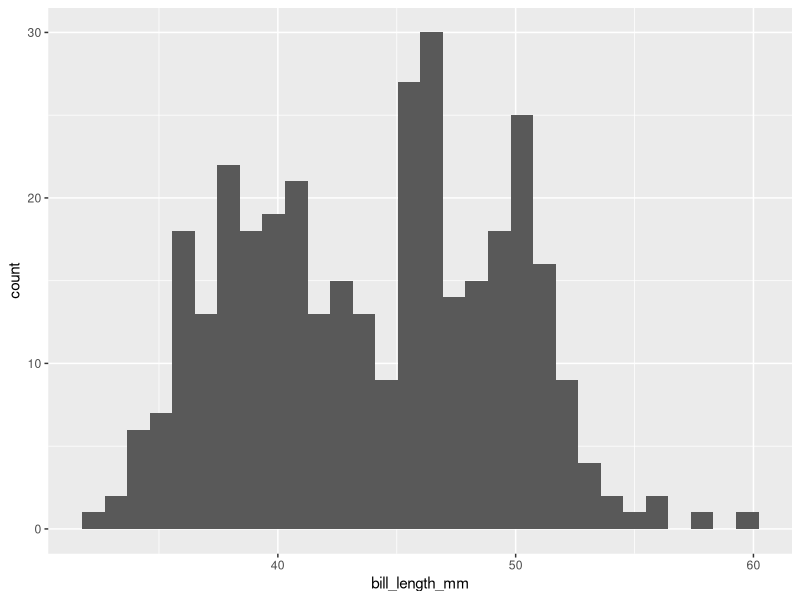
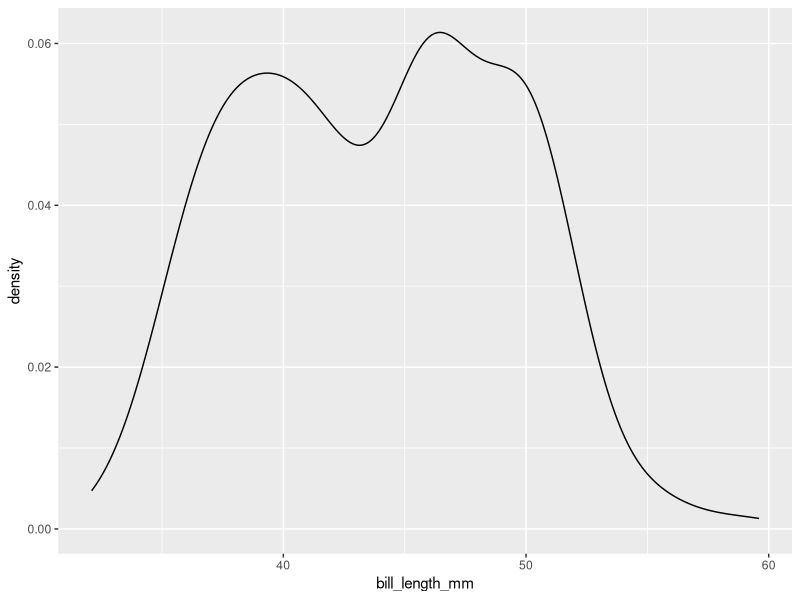
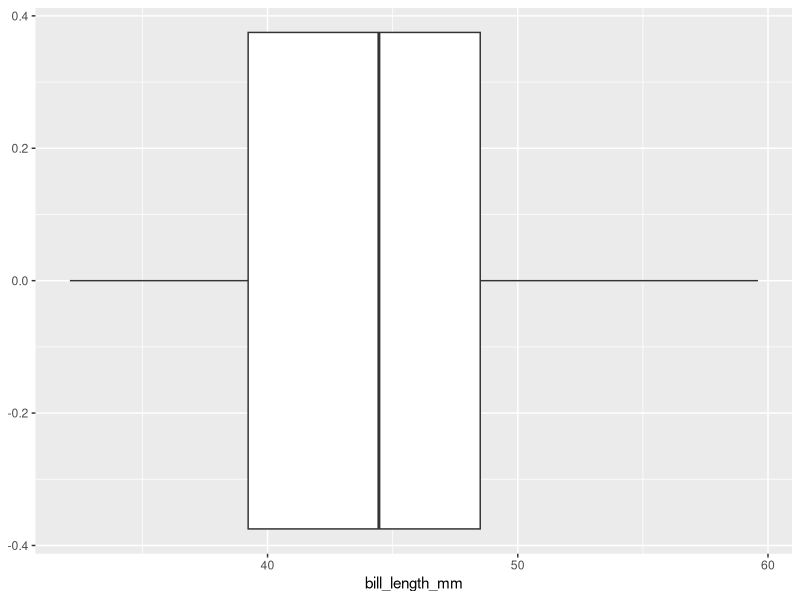
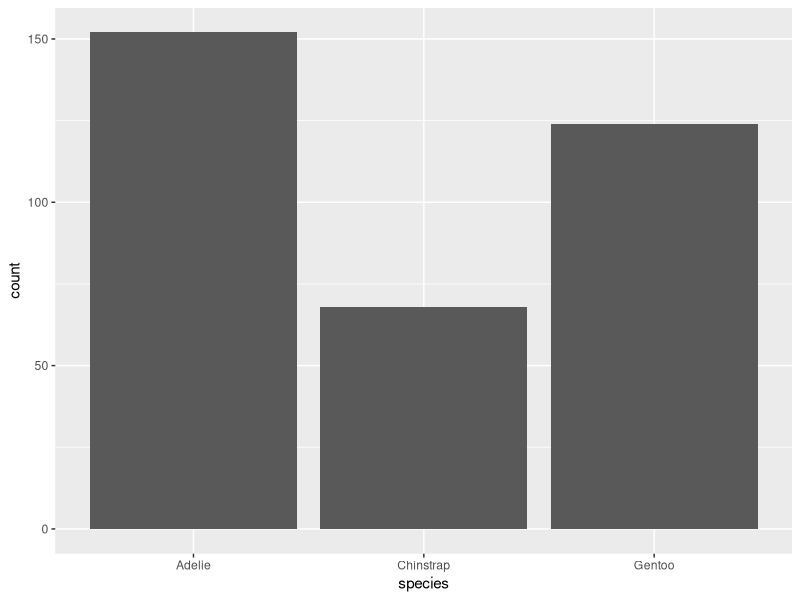
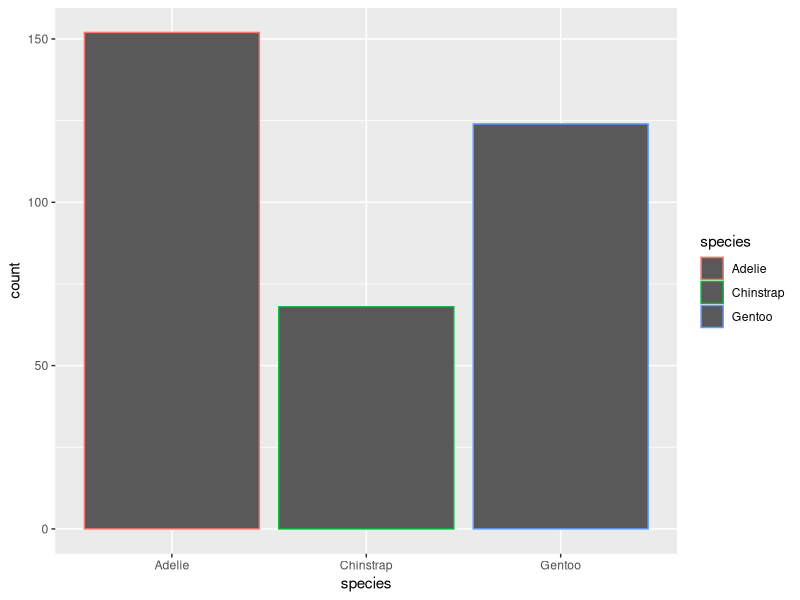
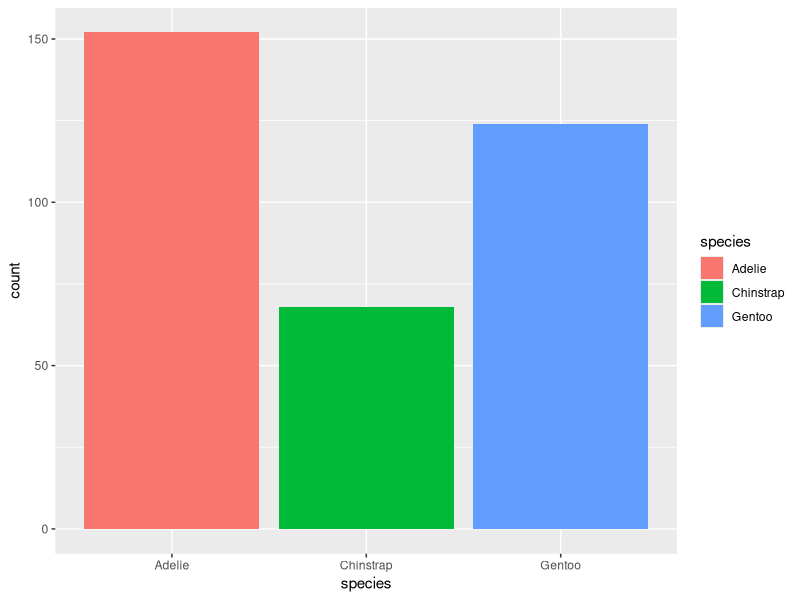
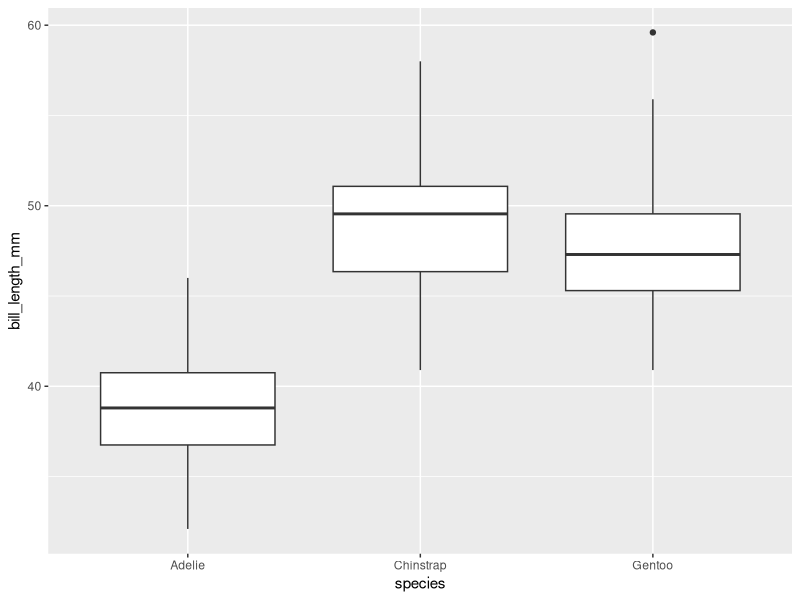
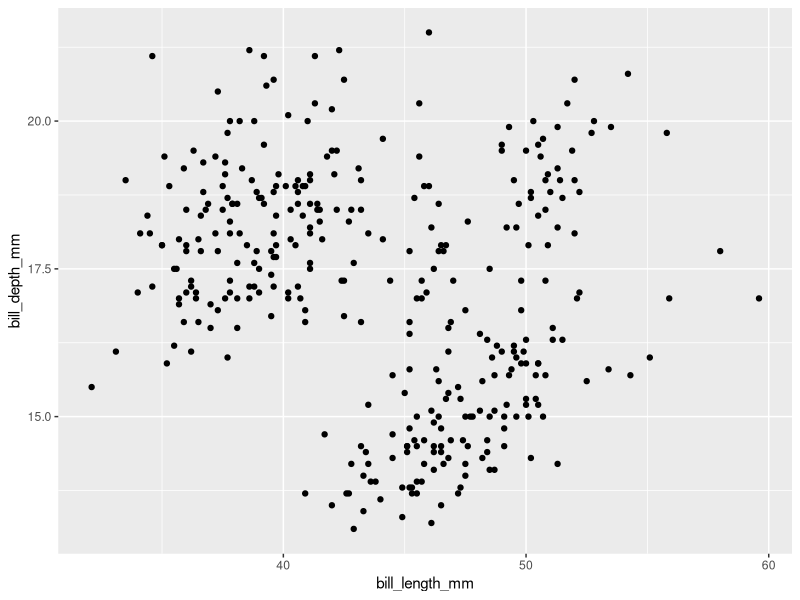

The R script that drew these images, in order:
## ---- chunk 1
library(ggplot2)
library(palmerpenguins)

ggplot(aes(x = bill_length_mm),data = penguins) + geom_histogram()

## ---- chunk 2
library(ggplot2)
library(palmerpenguins)

ggplot(aes(x = bill_length_mm),data = penguins) + geom_density()

## ---- chunk 3
ggplot(aes(x = bill_length_mm),data = penguins) + geom_boxplot()
## ---- chunk 4
ggplot(aes(x = species),data = penguins) + geom_bar()
## ---- chunk 5
ggplot(aes(x = species, color = species),data = penguins) + geom_bar()
## ---- chunk 6
ggplot(aes(x = species, fill = species),data = penguins) + geom_bar()
## ---- chunk 7
ggplot(aes(x = species, y = bill_length_mm),data = penguins) + geom_boxplot()
## ---- chunk 8
ggplot(aes(x = bill_length_mm, y = bill_depth_mm),data = penguins) + geom_point()
## ---- chunk 9
ggplot(aes(x = bill_length_mm, y = bill_depth_mm),data = penguins) + geom_point(color = "salmon")
## ---- chunk 10
ggplot(aes(x = bill_length_mm, y = bill_depth_mm, color = species),data = penguins) + geom_point()
## ---- chunk 11
ggplot(aes(x = bill_length_mm, y = bill_depth_mm, color = species),data = penguins) + geom_point() + geom_smooth()
## ---- chunk 12
ggplot(aes(x = bill_length_mm, y = bill_depth_mm),data = penguins) + geom_point() + geom_smooth() + facet_grid(~species)
## ---- chunk 13
ggplot(aes(x = bill_length_mm, y = bill_depth_mm, color = island),data = penguins) + geom_point() + geom_smooth() + facet_grid(~species)
## ---- chunk 14
ggplot(aes(x = bill_length_mm, y = bill_depth_mm),data = penguins) + geom_point() + geom_smooth() + facet_grid(species~1)
## ---- chunk 15
ggplot(aes(x = bill_length_mm, y = bill_depth_mm),data = penguins) + geom_point() + geom_smooth() + facet_grid(species~island)
## ---- chunk 16
df <- expand.grid(x = 0:5, y = 0:5)
set.seed(1)
df$z <- runif(nrow(df))
# default is compatible with geom_tile()
ggplot(df, aes(x, y, fill = z)) +
  geom_raster()

#ggplot(df, aes(x, y, fill = z)) +
  geom_tile()
